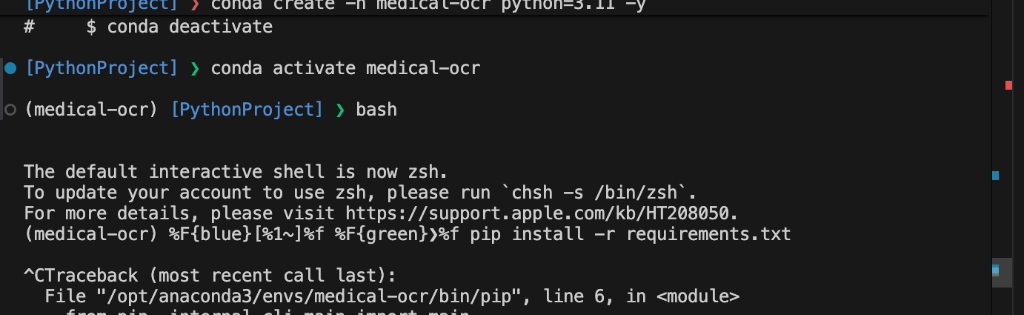
#> input picture test_image.png, 1024 x 315 px, found by its file name
$ python prototype_contours.py
#> lines starting #> are read from the running program, lines starting #| are printed output that depends on the picture; after the words box and inside, x2 and y2 are one past the last pixel; in counts of white or black regions, pixels touching at a corner belong together
import cv2
import numpy as np
import easyocr

def get_reader():
    return easyocr.Reader(['en'], gpu=False)

def detect_contours(img_path):
#> called with img_path = 'test_image.png'
    img = cv2.imread(img_path)
#> img is the input picture: shape (315, 1024, 3); mean B, G, R 35.6, 35.2, 34.8
    if img is None:
        print("Image not found")
        return

    # 1. Preprocess
    gray = cv2.cvtColor(img, cv2.COLOR_BGR2GRAY)

    # CLAHE for better contrast
    clahe = cv2.createCLAHE(clipLimit=2.0, tileGridSize=(8,8))
    gray = clahe.apply(gray)

    # Adaptive Thresholding
    thresh = cv2.adaptiveThreshold(gray, 255, cv2.ADAPTIVE_THRESH_GAUSSIAN_C,
                                   cv2.THRESH_BINARY_INV, 11, 2)
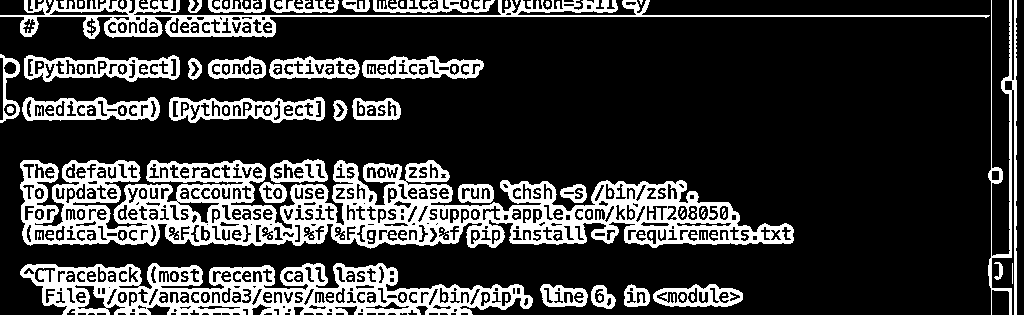
#> thresh: shape (315, 1024); 23.1% white; 195 white regions (102 under 20 px), largest, box (x1, y1, x2, y2) and area: (20, 160, 794, 249) 31317, (20, 263, 533, 315) 13537, (0, 0, 990, 39) 6923

    # Morphological operations to connect broken segments
    kernel = cv2.getStructuringElement(cv2.MORPH_RECT, (3,3))
    thresh = cv2.morphologyEx(thresh, cv2.MORPH_CLOSE, kernel)
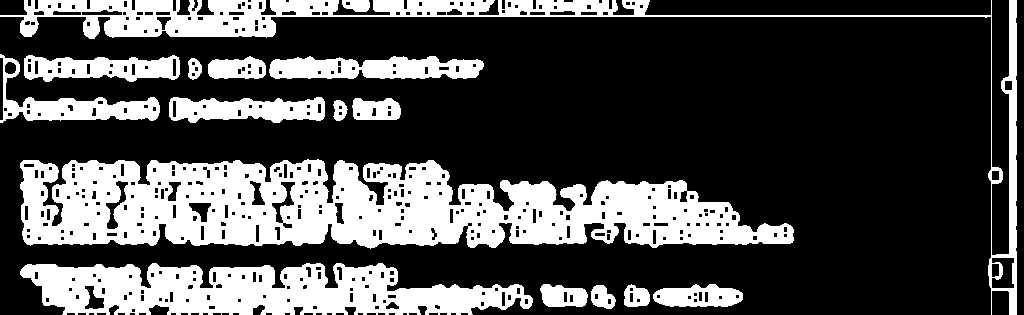
#> thresh: shape (315, 1024); 29.8% white; 16 white regions

    # 2. Find Contours
    contours, _ = cv2.findContours(thresh, cv2.RETR_EXTERNAL, cv2.CHAIN_APPROX_SIMPLE)
#> contours = 16 contours; largest, box (x1, y1, x2, y2) and area: (20, 159, 794, 249) 48020, (20, 263, 533, 315) 18390, (0, 0, 1017, 315) 15526, (269, 56, 484, 79) 3686, (0, 54, 160, 123) 3110

    digit_boxes = []
    H, W = img.shape[:2]
#> H = 315; W = 1024
    img_area = H * W
#> img_area = 322560

    min_area = img_area * 0.001 # 0.1% of image
#> min_area = 322.6
    max_area = img_area * 0.1   # 10% of image (digits aren't huge)
#> max_area = 32256

    vis = img.copy()

    for cnt in contours:
        x, y, w, h = cv2.boundingRect(cnt)
        area = w * h
        aspect_ratio = float(h) / w

        # Filter by area
        if area < min_area or area > max_area:
            continue

        # Filter by aspect ratio (digits are usually taller than wide, but 7-segment can be square-ish)
        # 1 (1:1) to 0.2 (5:1 height:width)
        if aspect_ratio < 0.8 or aspect_ratio > 5.0:
            continue

        # Draw candidate
        cv2.rectangle(vis, (x,y), (x+w, y+h), (0,255,255), 1)
        digit_boxes.append((x, y, x+w, y+h))
#> this loop made 16 passes
#> (x, y, w, h, area, aspect_ratio) on passes 1 to 12: (591, 285, 25, 24, 600, 0.96), (653, 284, 90, 23, 2070, 0.256), (624, 284, 26, 23, 598, 0.885), (540, 284, 48, 23, 1104, 0.479), (20, 263, 513, 52, 26676, 0.101), (20, 159, 774, 90, 69660, 0.116), (333, 100, 15, 21, 315, 1.4), (352, 98, 49, 22, 1078, 0.449), (169, 97, 156, 26, 4056, 0.167), (188, 58, 14, 22, 308, 1.57), (269, 56, 215, 23, 4945, 0.107), (208, 56, 58, 23, 1334, 0.397)
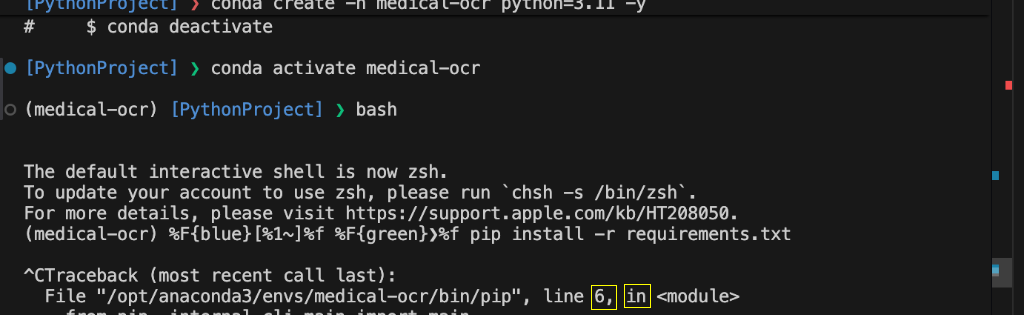
#> vis: shape (315, 1024, 3); 0.06% of pixels changed, all inside (x1, y1, x2, y2) = (591, 284, 651, 310)
#> after the loop, digit_boxes = [(591, 285, 616, 309), (624, 284, 650, 307)]

    print(f"Found {len(digit_boxes)} candidate contours")
#| Found 2 candidate contours

    # 3. OCR on candidates
    reader = get_reader()
    final_readings = []

    # Sort boxes by Y then X to group them
    digit_boxes.sort(key=lambda b: (b[1] // 20, b[0])) # Group by row (approx 20px tolerance)

    for (x1, y1, x2, y2) in digit_boxes:
        # Add padding
        pad = 5
        crop = img[max(0, y1-pad):min(H, y2+pad), max(0, x1-pad):min(W, x2+pad)]

        try:
            res = reader.readtext(crop, detail=0, allowlist='0123456789.')
            text = "".join(res)
            if text.strip():
                print(f"Box {x1,y1,x2,y2} -> {text}")
                cv2.rectangle(vis, (x1,y1), (x2,y2), (0,255,0), 2)
                cv2.putText(vis, text, (x1, y1-5), cv2.FONT_HERSHEY_SIMPLEX, 0.5, (0,255,0), 2)
                final_readings.append(text)
        except Exception:
            pass

    cv2.imwrite("contour_debug.jpg", vis)
    print("Saved contour_debug.jpg")

if __name__ == "__main__":
    detect_contours("test_image.png")
#> (the call stopped at in get_reader, `return easyocr.Reader(['en'], gpu=False)`: easyocr is not available in this run)
